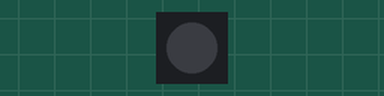
This sketch was run on a simulated ESP8266 (NodeMCU). On the bench: 1 RGB LEDs in strip order, left to right. WiFi joins after 1.5 s; servers stay silent unless stated; what the sketch prints to the serial monitor is not drawn.

Above: at 0.1 s.
At 1.6 s:
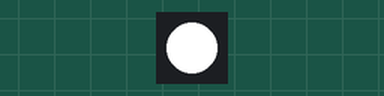
At 2.1 s:
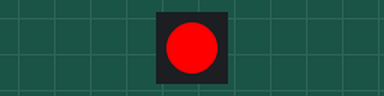
Timing chart, 0 to 3.6 s (numbered marks = the images above):
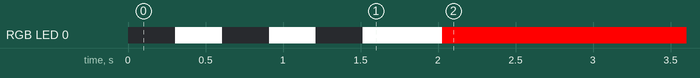

The sketch:

plex_status_light.ino
```cpp
#include <ESP8266WiFi.h>
#include <ESP8266HTTPClient.h>
#include <WiFiClient.h>
#include <FastLED.h>

#define NUM_LEDS 1
#define BRIGHTNESS 10 //max brightness is 10

#define DATA_PIN D3
#define CLOCK_PIN 13

CRGB leds[NUM_LEDS]; //needed crgb to get the colors working correctly

const char* ssid = "ssid";
const char* password = "password";
char len;

// the following variables are unsigned longs because the time, measured in
// milliseconds, will quickly become a bigger number than can be stored in an int.
unsigned long lastTime = 0;
// Timer set to 10 minutes (600000)
//unsigned long timerDelay = 600000;
// Set timer to 10 seconds (10000)
unsigned long timerDelay = 10000;

void setup() {
  //FastLED.addLeds<WS2812B, DATA_PIN>(leds, NUM_LEDS);
  FastLED.addLeds<WS2812B, DATA_PIN, GRB>(leds, NUM_LEDS);

  Serial.begin(115200);

  WiFi.begin(ssid, password);
  Serial.println("Connecting");
  while(WiFi.status() != WL_CONNECTED) {

    Serial.print(".");
    for (int i = 0; i <= NUM_LEDS; i++){
      leds[i] = CRGB::Black;
      FastLED.show();
      delay(300);
      leds[i] = CRGB::White;
      FastLED.show();

    }

  }
  Serial.println("");
  Serial.print("Connected to WiFi network with IP Address: ");
  Serial.println(WiFi.localIP());

  Serial.println("Timer set to 5 seconds (timerDelay variable), it will take 5 seconds before publishing the first reading.");
}

void loop() {

  // Send an HTTP POST request depending on timerDelay
  if ((millis() - lastTime) > timerDelay) {
    //Check WiFi connection status
    if(WiFi.status()== WL_CONNECTED){
      WiFiClient client;
      HTTPClient http;

      String serverPath = "plex sessions call url"; //here you will paste the session call that checks if users are watching, we will grab this from the plex dashboard page

      // Your Domain name with URL path or IP address with path
      http.begin(client, serverPath.c_str());

      // Send HTTP GET request
      int httpResponseCode = http.GET();

       if (httpResponseCode==200) {

         String payload = http.getString();
         Serial.println(payload.length());

         if (payload.length() > 100 || payload.length() == 0){

          for (int i = 0; i <= NUM_LEDS; i++){
            leds[i] = CRGB::Green;
            FastLED.show();
          }

         }
         else if(payload.length() < 100){
          for (int i = 0; i <= NUM_LEDS; i++){
            leds[i] = CRGB::Blue;
            FastLED.show();
          }
         }

       }
       else {
         Serial.println("ERROR");
         for (int i = 0; i <= NUM_LEDS; i++){
           leds[i] = CRGB::Red;
           FastLED.show();
         }
       }

      // Free resources
      http.end();
    }
    else {
      Serial.println("WiFi Disconnected");
      for (int i = 0; i <= NUM_LEDS; i++){
        leds[i] = CRGB::Red;
        FastLED.show();
      }
    lastTime = millis();
    }
  }
}
```

Measured:
- by itself, RGB LED 0: off → RGB(255, 255, 255) at 0.31 s, → off 0.30 s later, → RGB(255, 255, 255) 0.30 s later, → off 0.30 s later, … (6 changes in this stretch)
